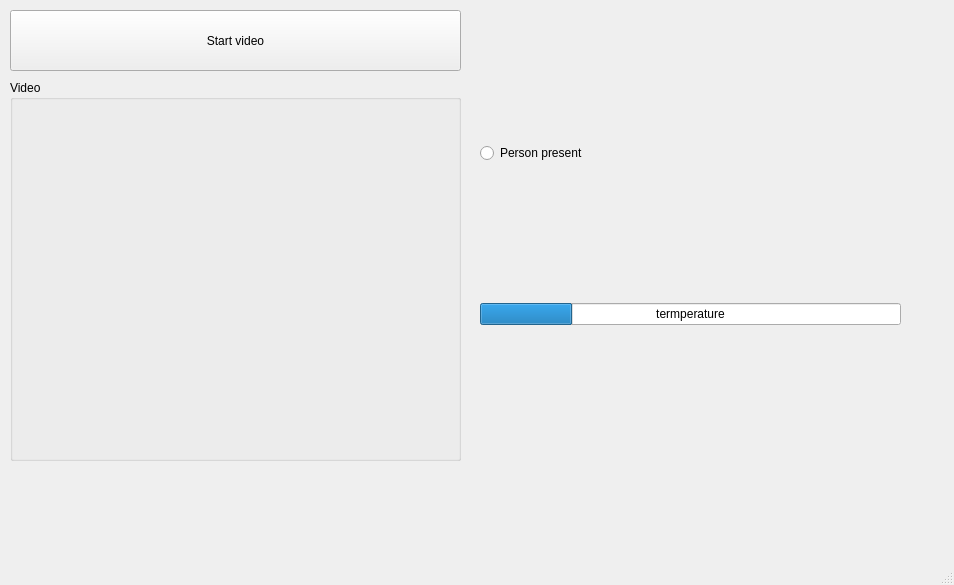
<?xml version="1.0" encoding="UTF-8"?>
<ui version="4.0">
 <class>MainWindow</class>
 <widget class="QMainWindow" name="MainWindow">
  <property name="geometry">
   <rect>
    <x>0</x>
    <y>0</y>
    <width>954</width>
    <height>585</height>
   </rect>
  </property>
  <property name="windowTitle">
   <string>MainWindow</string>
  </property>
  <property name="styleSheet">
   <string notr="true"/>
  </property>
  <property name="documentMode">
   <bool>false</bool>
  </property>
  <property name="dockOptions">
   <set>QMainWindow::AllowNestedDocks|QMainWindow::AllowTabbedDocks|QMainWindow::AnimatedDocks|QMainWindow::VerticalTabs</set>
  </property>
  <property name="unifiedTitleAndToolBarOnMac">
   <bool>false</bool>
  </property>
  <widget class="QWidget" name="centralwidget">
   <widget class="QGroupBox" name="groupBox">
    <property name="geometry">
     <rect>
      <x>10</x>
      <y>80</y>
      <width>451</width>
      <height>381</height>
     </rect>
    </property>
    <property name="sizePolicy">
     <sizepolicy hsizetype="Preferred" vsizetype="Preferred">
      <horstretch>0</horstretch>
      <verstretch>0</verstretch>
     </sizepolicy>
    </property>
    <property name="title">
     <string>Video</string>
    </property>
    <widget class="QWidget" name="ImgWidget" native="true">
     <property name="geometry">
      <rect>
       <x>10</x>
       <y>20</y>
       <width>421</width>
       <height>351</height>
      </rect>
     </property>
    </widget>
   </widget>
   <widget class="QPushButton" name="startButton">
    <property name="geometry">
     <rect>
      <x>10</x>
      <y>10</y>
      <width>451</width>
      <height>61</height>
     </rect>
    </property>
    <property name="text">
     <string>Start video</string>
    </property>
   </widget>
   <widget class="QWidget" name="verticalLayoutWidget">
    <property name="geometry">
     <rect>
      <x>480</x>
      <y>9</y>
      <width>421</width>
      <height>451</height>
     </rect>
    </property>
    <layout class="QVBoxLayout" name="verticalLayout">
     <item>
      <widget class="QRadioButton" name="radioButton">
       <property name="enabled">
        <bool>true</bool>
       </property>
       <property name="text">
        <string>Person present</string>
       </property>
       <property name="checkable">
        <bool>false</bool>
       </property>
       <property name="checked">
        <bool>false</bool>
       </property>
      </widget>
     </item>
     <item>
      <widget class="QProgressBar" name="progressBar">
       <property name="value">
        <number>22</number>
       </property>
       <property name="textVisible">
        <bool>true</bool>
       </property>
       <property name="textDirection">
        <enum>QProgressBar::BottomToTop</enum>
       </property>
       <property name="format">
        <string>termperature</string>
       </property>
      </widget>
     </item>
    </layout>
   </widget>
  </widget>
  <widget class="QMenuBar" name="menubar">
   <property name="geometry">
    <rect>
     <x>0</x>
     <y>0</y>
     <width>954</width>
     <height>21</height>
    </rect>
   </property>
  </widget>
  <widget class="QStatusBar" name="statusbar"/>
 </widget>
 <resources/>
 <connections/>
</ui>
